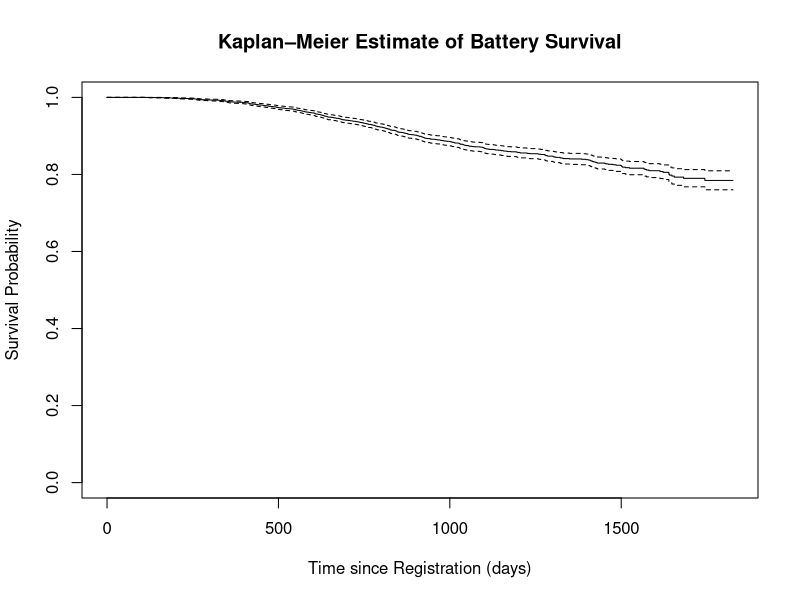
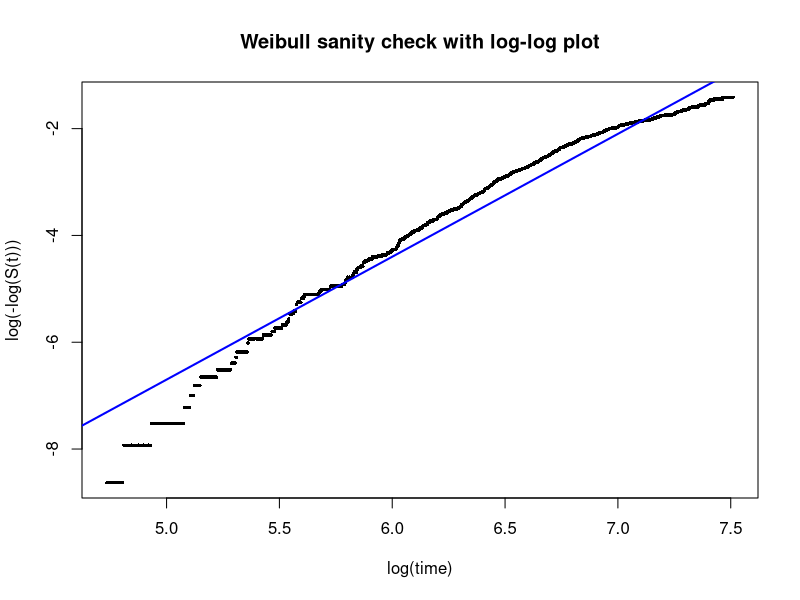
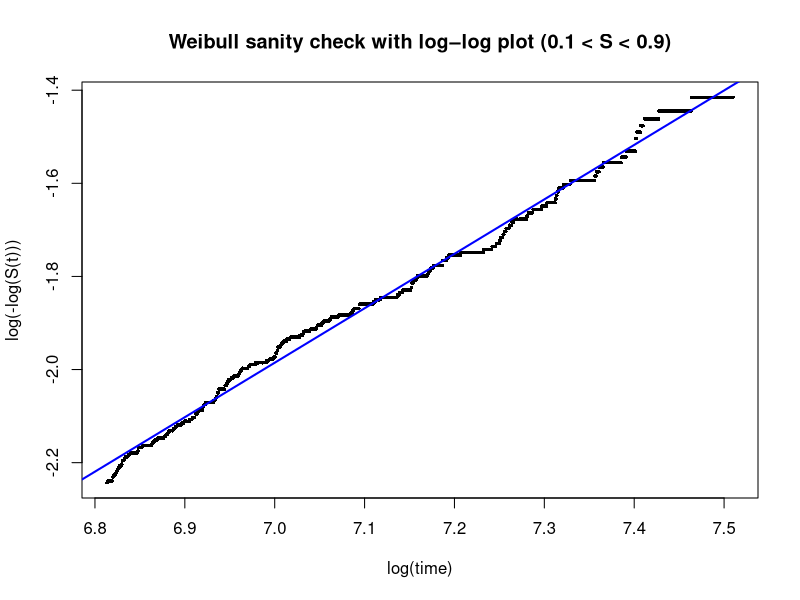
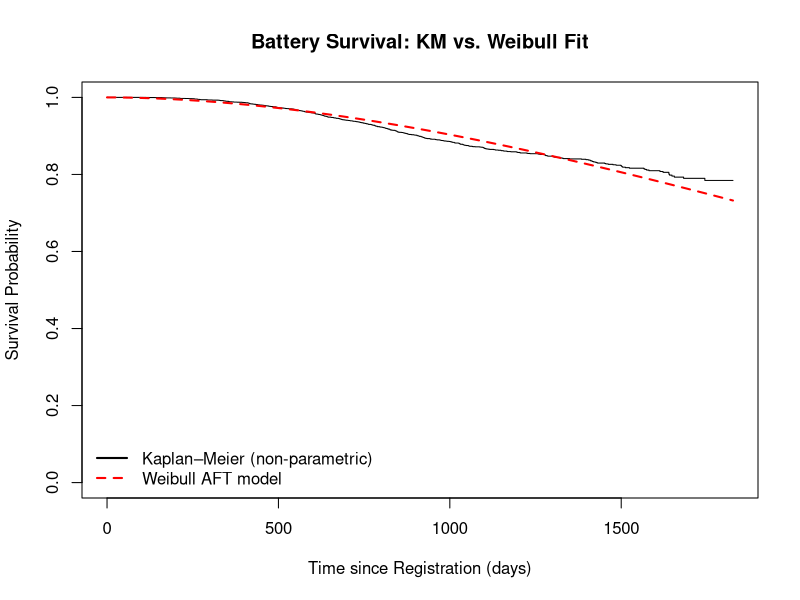
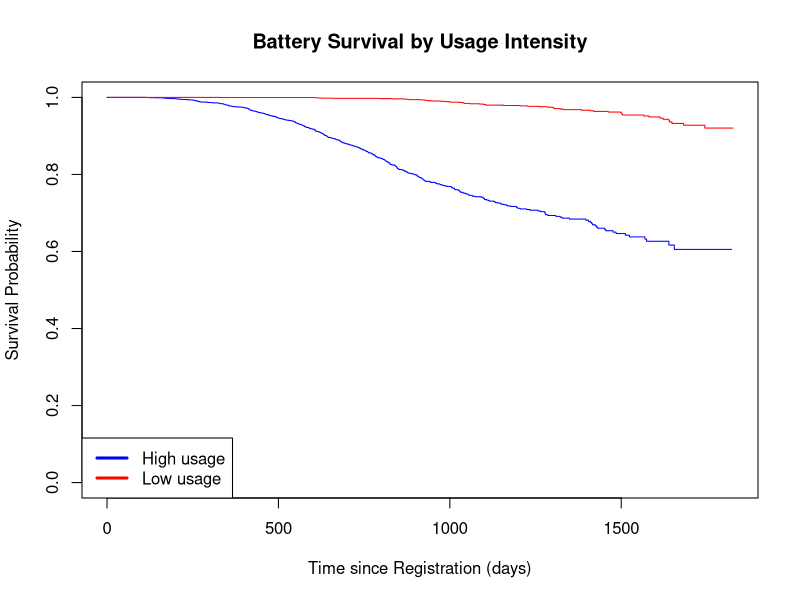

Generate these figures, in order, with R:
## ---- chunk 1
# Set echo=TRUE to show code in the output for transparency
knitr::opts_chunk$set(echo = TRUE)
## ---- chunk 2
library(survival)
library(dplyr)
library(lubridate)

# Read data, skipping header lines and marking '---' as NA
data <- read.csv("DirtSlurper3100.csv", skip = 12, na.strings = "---", stringsAsFactors = FALSE)

# Convert dates from character to Date class
data$Registration.date <- dmy(data$Registration.date)
data$Failure.date <- dmy(data$Failure.date)

# Exclude extreme use cases (>=2400 hours of use)
data_filtered <- filter(data, Total.usage.time < 2400)

# Dimensions after filtering
dim(data_filtered)

## ---- chunk 3
# Define event indicator for battery failure (1 if battery failed, 0 if censored)
data_filtered$Event <- ifelse(data_filtered$Battery.status == "Damage", 1, 0)
cutoff_date <- as.Date("2020-01-01")

# Preprocessing not to lose any useful data
data_filtered <- data %>%
  dplyr::filter(Total.usage.time < 2400) %>%
  dplyr::mutate(
    # Event = 1 only if Battery.status explicitly says "Damage"; 0 otherwise (including NA)
    Event     = as.integer(!is.na(Battery.status) & Battery.status == "Damage"),
    End.date  = dplyr::if_else(!is.na(Failure.date), Failure.date, cutoff_date),
    time_days = as.numeric(End.date - Registration.date)
  )

# keep rows with a valid non-negative time
surv_data <- data_filtered %>% dplyr::filter(!is.na(time_days), time_days >= 0) %>%
  dplyr::select(time_days, Total.usage.time, Event)

# define usage groups in an ordereded way, so colors and legends are consistent
data_filtered <- data_filtered %>%
  dplyr::mutate(
    usage_rate = Total.usage.time / pmax(time_days, 1),
    UsageGroup = factor(
      ifelse(usage_rate >= median(usage_rate, na.rm=TRUE), "High usage", "Low usage"),
      levels = c("High usage", "Low usage")
    )
  )

summary(surv_data$time_days)    # Observed times (in days)
table(surv_data$Event)          # Censored (0) vs Events (1)

## ---- chunk 4
# Kaplan-Meier survival estimation for battery lifetime
KM_fit <- survfit(Surv(time_days, Event) ~ 1, data = surv_data)
KM_fit

# Survival probability estimates at specific time points (1 yr, 2 yr, 1000 days, 3 years)
summary(KM_fit, times = c(365, 730, 1000, 1095))
## ---- chunk 5
# Plot the Kaplan-Meier survival curve with 95% confidence interval
plot(KM_fit, conf.int = TRUE, mark.time = FALSE,
     xlab = "Time since Registration (days)", ylab = "Survival Probability",
     main = "Kaplan–Meier Estimate of Battery Survival")
## ---- chunk 6
# Fit a Weibull accelerated failure-time model for battery lifetime
weibull_fit <- survreg(Surv(time_days, Event) ~ 1, data = surv_data, dist = "weibull")
summary(weibull_fit)

# Extract Weibull parameters (shape and scale) from survreg output
weibull_shape <- 1 / weibull_fit$scale
weibull_scale <- exp(coef(weibull_fit))
weibull_shape
weibull_scale

# Compute L10 estimated in days (the time by which 10% of batteries have failed) from Weibull model
L10_param <- weibull_scale * (-log(0.9))^(1 / weibull_shape)
L10_param
## ---- chunk 7

# Weibull sanity check: log{-log S(t)} vs log(t) 
KM_fit <- survfit(Surv(time_days, Event) ~ 1, data = surv_data) 
t <- KM_fit$time 
S <- KM_fit$surv 
idx <- which(t > 0 & S > 0 & S < 1) 
x <- log(t[idx]) 
y <- log(-log(S[idx])) 

# y = a + bx, where b = beta and a = -beta*log(alpha)) 
lin_fit <- lm(y ~ x)

plot(x, y, pch = 16, cex=0.5, 
     xlab ="log(time)", ylab = "log(-log(S(t)))",
     main = "Weibull sanity check with log-log plot")
abline(lin_fit, col="blue", lwd=2)

## ---- chunk 8
# Weibull sanity check: log{-log S(t)} vs log(t)
KM_fit <- survfit(Surv(time_days, Event) ~ 1, data = surv_data)

t <- KM_fit$time
S <- KM_fit$surv

idx <- which(t > 0 & S > 0.1 & S < 0.9)
x <- log(t[idx])
y <- log(-log(S[idx]))

# y = a + b x, where b = beta and a = -beta*log(alpha)
lin_fit <- lm(y ~ x)

plot(x, y, pch = 16, cex = 0.5,
     xlab = "log(time)", ylab = "log(-log(S(t)))",
     main = "Weibull sanity check with log–log plot (0.1 < S < 0.9)")
abline(lin_fit, col = "blue", lwd = 2)

## ---- chunk 9

# Parametric Weibull survival curve on the KM curve for comparison
plot(KM_fit, conf.int = FALSE, mark.time = FALSE, 
     xlab = "Time since Registration (days)", ylab = "Survival Probability",
     main = "Battery Survival: KM vs. Weibull Fit")

t_seq <- seq(0, max(surv_data$time_days), length.out = 200)
weibull_surv <- exp(- (t_seq / weibull_scale) ^ weibull_shape)  # S(t) Weibull

lines(t_seq, weibull_surv, col = "red", lwd = 2, lty = 2)
legend("bottomleft", legend = c("Kaplan–Meier (non-parametric)", "Weibull AFT model"), col = c("black", "red"), lty = c(1, 2), lwd = 2, bty = "n")

## ---- chunk 10
# Analyze effect based on the usage intensity
# Define usage rate [hours/day] for each unit
surv_data$usage_rate <- surv_data$Total.usage.time / (surv_data$time_days)
surv_data$usage_rate[!is.finite(surv_data$usage_rate)] <- NA  # handle division by 0 if any time_days=0

# Define "High" vs "Low" usage group based on the median usage rate
median_rate <- median(surv_data$Total.usage.time / (surv_data$time_days), na.rm = TRUE)
data_filtered$UsageGroup <- ifelse((surv_data$usage_rate) >= median_rate, "High usage", "Low usage")

# KM curves by usage group
KM_by_usage <- survfit(Surv(time_days, Event) ~ UsageGroup, data = data_filtered)
# Plot survival curves for heavy vs light usage
plot(KM_by_usage, col = c("blue", "red"), xlab = "Time since Registration (days)", 
     ylab = "Survival Probability", 
     main = "Battery Survival by Usage Intensity")
legend("bottomleft", legend = c("High usage", "Low usage"), col = c("blue", "red"), lwd = 3)
## ---- chunk 11
# Log-rank test for difference in survival between usage groups
survdiff(Surv(time_days, Event) ~ UsageGroup, data = data_filtered)
# We obtain a large Chi-square and a tiny p-value, so they indicate a significant difference between the two groups
## ---- chunk 12
# Bootstrap confidence interval for L10 (10% failure time)
set.seed(123)
B <- 500   # number of bootstrap replicates
L10_boot <- numeric(B)
for(b in 1:B) {
  # sample subjects with replacement
  boot_indices <- sample(seq_len(nrow(surv_data)), size = nrow(surv_data), replace = TRUE)
  boot_sample <- surv_data[boot_indices, ]
  # fit Weibull AFT model on bootstrap sample
  boot_fit <- survreg(Surv(time_days, Event) ~ 1, data = boot_sample, dist = "weibull")
  boot_shape <- 1 / boot_fit$scale
  boot_scale <- exp(coef(boot_fit))
  L10_boot[b] <- boot_scale * (-log(0.9))^(1 / boot_shape)
}
# Calculate 95% CI from bootstrap distribution
L10_ci <- quantile(L10_boot, probs = c(0.025, 0.975))
L10_ci

# Two-sided 95% CI (descriptive)
L10_ci_95 <- quantile(L10_boot, c(0.025, 0.975))
L10_ci_95

# One-sided lower 95% bound (for “at least” claims)
L10_lower_95 <- quantile(L10_boot, 0.05)
L10_lower_95

# One-sided lower 90% bound
L10_lower_90 <- quantile(L10_boot, 0.10)
L10_lower_90

